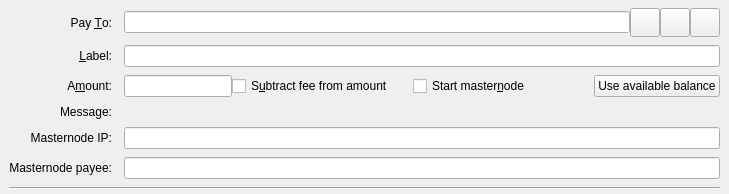
<?xml version="1.0" encoding="UTF-8"?>
<ui version="4.0">
 <class>SendCoinsEntry</class>
 <widget class="QStackedWidget" name="SendCoinsEntry">
  <property name="geometry">
   <rect>
    <x>0</x>
    <y>0</y>
    <width>729</width>
    <height>150</height>
   </rect>
  </property>
  <property name="focusPolicy">
   <enum>Qt::TabFocus</enum>
  </property>
  <property name="autoFillBackground">
   <bool>false</bool>
  </property>
  <widget class="QFrame" name="SendCoins">
   <property name="toolTip">
    <string>This is a normal payment.</string>
   </property>
   <property name="frameShape">
    <enum>QFrame::NoFrame</enum>
   </property>
   <layout class="QGridLayout" name="gridLayout">
    <property name="topMargin">
     <number>8</number>
    </property>
    <property name="bottomMargin">
     <number>4</number>
    </property>
    <property name="horizontalSpacing">
     <number>12</number>
    </property>
    <property name="verticalSpacing">
     <number>8</number>
    </property>
    <item row="0" column="0">
     <widget class="QLabel" name="payToLabel">
      <property name="text">
       <string>Pay &amp;To:</string>
      </property>
      <property name="alignment">
       <set>Qt::AlignRight|Qt::AlignTrailing|Qt::AlignVCenter</set>
      </property>
      <property name="buddy">
       <cstring>payTo</cstring>
      </property>
     </widget>
    </item>
    <item row="0" column="1">
     <layout class="QHBoxLayout" name="payToLayout">
      <property name="spacing">
       <number>0</number>
      </property>
      <item>
       <widget class="QValidatedLineEdit" name="payTo">
        <property name="toolTip">
         <string>The Exosis address to send the payment to</string>
        </property>
       </widget>
      </item>
      <item>
       <widget class="QToolButton" name="addressBookButton">
        <property name="toolTip">
         <string>Choose previously used address</string>
        </property>
        <property name="text">
         <string/>
        </property>
        <property name="icon">
         <iconset resource="../bitcoin.qrc">
          <normaloff>:/icons/address-book</normaloff>:/icons/address-book</iconset>
        </property>
        <property name="iconSize">
         <size>
          <width>22</width>
          <height>22</height>
         </size>
        </property>
        <property name="shortcut">
         <string>Alt+A</string>
        </property>
       </widget>
      </item>
      <item>
       <widget class="QToolButton" name="pasteButton">
        <property name="toolTip">
         <string>Paste address from clipboard</string>
        </property>
        <property name="text">
         <string/>
        </property>
        <property name="icon">
         <iconset resource="../bitcoin.qrc">
          <normaloff>:/icons/editpaste</normaloff>:/icons/editpaste</iconset>
        </property>
        <property name="iconSize">
         <size>
          <width>22</width>
          <height>22</height>
         </size>
        </property>
        <property name="shortcut">
         <string>Alt+P</string>
        </property>
       </widget>
      </item>
      <item>
       <widget class="QToolButton" name="deleteButton">
        <property name="toolTip">
         <string>Remove this entry</string>
        </property>
        <property name="text">
         <string/>
        </property>
        <property name="icon">
         <iconset resource="../bitcoin.qrc">
          <normaloff>:/icons/remove</normaloff>:/icons/remove</iconset>
        </property>
        <property name="iconSize">
         <size>
          <width>22</width>
          <height>22</height>
         </size>
        </property>
       </widget>
      </item>
     </layout>
    </item>
    <item row="1" column="0">
     <widget class="QLabel" name="labellLabel">
      <property name="text">
       <string>&amp;Label:</string>
      </property>
      <property name="alignment">
       <set>Qt::AlignRight|Qt::AlignTrailing|Qt::AlignVCenter</set>
      </property>
      <property name="buddy">
       <cstring>addAsLabel</cstring>
      </property>
     </widget>
    </item>
    <item row="1" column="1">
     <widget class="QLineEdit" name="addAsLabel">
      <property name="toolTip">
       <string>Enter a label for this address to add it to the list of used addresses</string>
      </property>
     </widget>
    </item>
    <item row="2" column="0">
     <widget class="QLabel" name="amountLabel">
      <property name="text">
       <string>A&amp;mount:</string>
      </property>
      <property name="alignment">
       <set>Qt::AlignRight|Qt::AlignTrailing|Qt::AlignVCenter</set>
      </property>
      <property name="buddy">
       <cstring>payAmount</cstring>
      </property>
     </widget>
    </item>
    <item row="2" column="1">
     <layout class="QHBoxLayout" name="horizontalLayoutAmount" stretch="0,1,1,0">
      <item>
       <widget class="BitcoinAmountField" name="payAmount"/>
      </item>
      <item>
       <widget class="QCheckBox" name="checkboxSubtractFeeFromAmount">
        <property name="toolTip">
         <string>The fee will be deducted from the amount being sent. The recipient will receive less exosis than you enter in the amount field. If multiple recipients are selected, the fee is split equally.</string>
        </property>
        <property name="text">
         <string>S&amp;ubtract fee from amount</string>
        </property>
       </widget>
      </item>
      <item>
       <widget class="QCheckBox" name="checkboxStartMasternode">
        <property name="toolTip">
         <string>Collateral will start masternode.</string>
        </property>
        <property name="text">
         <string>Start master&amp;node</string>
        </property>
       </widget>
      </item>
      <item>
       <widget class="QPushButton" name="useAvailableBalanceButton">
        <property name="text">
         <string>Use available balance</string>
        </property>
       </widget>
      </item>
     </layout>
    </item>
    <item row="3" column="0">
     <widget class="QLabel" name="messageLabel">
      <property name="text">
       <string>Message:</string>
      </property>
      <property name="alignment">
       <set>Qt::AlignRight|Qt::AlignTrailing|Qt::AlignVCenter</set>
      </property>
     </widget>
    </item>
    <item row="3" column="1">
     <widget class="QLabel" name="messageTextLabel">
      <property name="toolTip">
       <string>A message that was attached to the exosis: URI which will be stored with the transaction for your reference. Note: This message will not be sent over the Exosis network.</string>
      </property>
      <property name="textFormat">
       <enum>Qt::PlainText</enum>
      </property>
     </widget>
    </item>
    <item row="4" column="0">
     <widget class="QLabel" name="labelMasternodeIP">
      <property name="text">
       <string>Masternode IP:</string>
      </property>
      <property name="alignment">
       <set>Qt::AlignRight|Qt::AlignTrailing|Qt::AlignVCenter</set>
      </property>
      <property name="buddy">
       <cstring>masternodeIP</cstring>
      </property>
     </widget>
    </item>
    <item row="4" column="1">
     <widget class="QValidatedLineEdit" name="masternodeIP">
      <property name="toolTip">
       <string>Enter a masternode IP address.</string>
      </property>
     </widget>
    </item>
    <item row="5" column="0">
     <widget class="QLabel" name="labelMasternodePayee">
      <property name="text">
       <string>Masternode payee:</string>
      </property>
      <property name="alignment">
       <set>Qt::AlignRight|Qt::AlignTrailing|Qt::AlignVCenter</set>
      </property>
      <property name="buddy">
       <cstring>masternodePayee</cstring>
      </property>
     </widget>
    </item>
    <item row="5" column="1">
     <widget class="QValidatedLineEdit" name="masternodePayee">
      <property name="toolTip">
       <string>Enter a masternode payee address or leave empty if same as Pay To address.</string>
      </property>
     </widget>
    </item>
    <item row="6" column="0" colspan="2">
     <widget class="Line" name="line">
      <property name="orientation">
       <enum>Qt::Horizontal</enum>
      </property>
     </widget>
    </item>
   </layout>
  </widget>
  <widget class="QFrame" name="SendCoins_UnauthenticatedPaymentRequest">
   <property name="palette">
    <palette>
     <active>
      <colorrole role="WindowText">
       <brush brushstyle="SolidPattern">
        <color alpha="255">
         <red>0</red>
         <green>0</green>
         <blue>0</blue>
        </color>
       </brush>
      </colorrole>
      <colorrole role="Button">
       <brush brushstyle="SolidPattern">
        <color alpha="255">
         <red>255</red>
         <green>255</green>
         <blue>127</blue>
        </color>
       </brush>
      </colorrole>
      <colorrole role="Light">
       <brush brushstyle="SolidPattern">
        <color alpha="255">
         <red>255</red>
         <green>255</green>
         <blue>255</blue>
        </color>
       </brush>
      </colorrole>
      <colorrole role="Midlight">
       <brush brushstyle="SolidPattern">
        <color alpha="255">
         <red>255</red>
         <green>255</green>
         <blue>191</blue>
        </color>
       </brush>
      </colorrole>
      <colorrole role="Dark">
       <brush brushstyle="SolidPattern">
        <color alpha="255">
         <red>127</red>
         <green>127</green>
         <blue>63</blue>
        </color>
       </brush>
      </colorrole>
      <colorrole role="Mid">
       <brush brushstyle="SolidPattern">
        <color alpha="255">
         <red>170</red>
         <green>170</green>
         <blue>84</blue>
        </color>
       </brush>
      </colorrole>
      <colorrole role="Text">
       <brush brushstyle="SolidPattern">
        <color alpha="255">
         <red>0</red>
         <green>0</green>
         <blue>0</blue>
        </color>
       </brush>
      </colorrole>
      <colorrole role="BrightText">
       <brush brushstyle="SolidPattern">
        <color alpha="255">
         <red>255</red>
         <green>255</green>
         <blue>255</blue>
        </color>
       </brush>
      </colorrole>
      <colorrole role="ButtonText">
       <brush brushstyle="SolidPattern">
        <color alpha="255">
         <red>0</red>
         <green>0</green>
         <blue>0</blue>
        </color>
       </brush>
      </colorrole>
      <colorrole role="Base">
       <brush brushstyle="SolidPattern">
        <color alpha="255">
         <red>255</red>
         <green>255</green>
         <blue>255</blue>
        </color>
       </brush>
      </colorrole>
      <colorrole role="Window">
       <brush brushstyle="SolidPattern">
        <color alpha="255">
         <red>255</red>
         <green>255</green>
         <blue>127</blue>
        </color>
       </brush>
      </colorrole>
      <colorrole role="Shadow">
       <brush brushstyle="SolidPattern">
        <color alpha="255">
         <red>0</red>
         <green>0</green>
         <blue>0</blue>
        </color>
       </brush>
      </colorrole>
      <colorrole role="AlternateBase">
       <brush brushstyle="SolidPattern">
        <color alpha="255">
         <red>255</red>
         <green>255</green>
         <blue>191</blue>
        </color>
       </brush>
      </colorrole>
      <colorrole role="ToolTipBase">
       <brush brushstyle="SolidPattern">
        <color alpha="255">
         <red>255</red>
         <green>255</green>
         <blue>220</blue>
        </color>
       </brush>
      </colorrole>
      <colorrole role="ToolTipText">
       <brush brushstyle="SolidPattern">
        <color alpha="255">
         <red>0</red>
         <green>0</green>
         <blue>0</blue>
        </color>
       </brush>
      </colorrole>
     </active>
     <inactive>
      <colorrole role="WindowText">
       <brush brushstyle="SolidPattern">
        <color alpha="255">
         <red>0</red>
         <green>0</green>
         <blue>0</blue>
        </color>
       </brush>
      </colorrole>
      <colorrole role="Button">
       <brush brushstyle="SolidPattern">
        <color alpha="255">
         <red>255</red>
         <green>255</green>
         <blue>127</blue>
        </color>
       </brush>
      </colorrole>
      <colorrole role="Light">
       <brush brushstyle="SolidPattern">
        <color alpha="255">
         <red>255</red>
         <green>255</green>
         <blue>255</blue>
        </color>
       </brush>
      </colorrole>
      <colorrole role="Midlight">
       <brush brushstyle="SolidPattern">
        <color alpha="255">
         <red>255</red>
         <green>255</green>
         <blue>191</blue>
        </color>
       </brush>
      </colorrole>
      <colorrole role="Dark">
       <brush brushstyle="SolidPattern">
        <color alpha="255">
         <red>127</red>
         <green>127</green>
         <blue>63</blue>
        </color>
       </brush>
      </colorrole>
      <colorrole role="Mid">
       <brush brushstyle="SolidPattern">
        <color alpha="255">
         <red>170</red>
         <green>170</green>
         <blue>84</blue>
        </color>
       </brush>
      </colorrole>
      <colorrole role="Text">
       <brush brushstyle="SolidPattern">
        <color alpha="255">
         <red>0</red>
         <green>0</green>
         <blue>0</blue>
        </color>
       </brush>
      </colorrole>
      <colorrole role="BrightText">
       <brush brushstyle="SolidPattern">
        <color alpha="255">
         <red>255</red>
         <green>255</green>
         <blue>255</blue>
        </color>
       </brush>
      </colorrole>
      <colorrole role="ButtonText">
       <brush brushstyle="SolidPattern">
        <color alpha="255">
         <red>0</red>
         <green>0</green>
         <blue>0</blue>
        </color>
       </brush>
      </colorrole>
      <colorrole role="Base">
       <brush brushstyle="SolidPattern">
        <color alpha="255">
         <red>255</red>
         <green>255</green>
         <blue>255</blue>
        </color>
       </brush>
      </colorrole>
      <colorrole role="Window">
       <brush brushstyle="SolidPattern">
        <color alpha="255">
         <red>255</red>
         <green>255</green>
         <blue>127</blue>
        </color>
       </brush>
      </colorrole>
      <colorrole role="Shadow">
       <brush brushstyle="SolidPattern">
        <color alpha="255">
         <red>0</red>
         <green>0</green>
         <blue>0</blue>
        </color>
       </brush>
      </colorrole>
      <colorrole role="AlternateBase">
       <brush brushstyle="SolidPattern">
        <color alpha="255">
         <red>255</red>
         <green>255</green>
         <blue>191</blue>
        </color>
       </brush>
      </colorrole>
      <colorrole role="ToolTipBase">
       <brush brushstyle="SolidPattern">
        <color alpha="255">
         <red>255</red>
         <green>255</green>
         <blue>220</blue>
        </color>
       </brush>
      </colorrole>
      <colorrole role="ToolTipText">
       <brush brushstyle="SolidPattern">
        <color alpha="255">
         <red>0</red>
         <green>0</green>
         <blue>0</blue>
        </color>
       </brush>
      </colorrole>
     </inactive>
     <disabled>
      <colorrole role="WindowText">
       <brush brushstyle="SolidPattern">
        <color alpha="255">
         <red>127</red>
         <green>127</green>
         <blue>63</blue>
        </color>
       </brush>
      </colorrole>
      <colorrole role="Button">
       <brush brushstyle="SolidPattern">
        <color alpha="255">
         <red>255</red>
         <green>255</green>
         <blue>127</blue>
        </color>
       </brush>
      </colorrole>
      <colorrole role="Light">
       <brush brushstyle="SolidPattern">
        <color alpha="255">
         <red>255</red>
         <green>255</green>
         <blue>255</blue>
        </color>
       </brush>
      </colorrole>
      <colorrole role="Midlight">
       <brush brushstyle="SolidPattern">
        <color alpha="255">
         <red>255</red>
         <green>255</green>
         <blue>191</blue>
        </color>
       </brush>
      </colorrole>
      <colorrole role="Dark">
       <brush brushstyle="SolidPattern">
        <color alpha="255">
         <red>127</red>
         <green>127</green>
         <blue>63</blue>
        </color>
       </brush>
      </colorrole>
      <colorrole role="Mid">
       <brush brushstyle="SolidPattern">
        <color alpha="255">
         <red>170</red>
         <green>170</green>
         <blue>84</blue>
        </color>
       </brush>
      </colorrole>
      <colorrole role="Text">
       <brush brushstyle="SolidPattern">
        <color alpha="255">
         <red>127</red>
         <green>127</green>
         <blue>63</blue>
        </color>
       </brush>
      </colorrole>
      <colorrole role="BrightText">
       <brush brushstyle="SolidPattern">
        <color alpha="255">
         <red>255</red>
         <green>255</green>
         <blue>255</blue>
        </color>
       </brush>
      </colorrole>
      <colorrole role="ButtonText">
       <brush brushstyle="SolidPattern">
        <color alpha="255">
         <red>127</red>
         <green>127</green>
         <blue>63</blue>
        </color>
       </brush>
      </colorrole>
      <colorrole role="Base">
       <brush brushstyle="SolidPattern">
        <color alpha="255">
         <red>255</red>
         <green>255</green>
         <blue>127</blue>
        </color>
       </brush>
      </colorrole>
      <colorrole role="Window">
       <brush brushstyle="SolidPattern">
        <color alpha="255">
         <red>255</red>
         <green>255</green>
         <blue>127</blue>
        </color>
       </brush>
      </colorrole>
      <colorrole role="Shadow">
       <brush brushstyle="SolidPattern">
        <color alpha="255">
         <red>0</red>
         <green>0</green>
         <blue>0</blue>
        </color>
       </brush>
      </colorrole>
      <colorrole role="AlternateBase">
       <brush brushstyle="SolidPattern">
        <color alpha="255">
         <red>255</red>
         <green>255</green>
         <blue>127</blue>
        </color>
       </brush>
      </colorrole>
      <colorrole role="ToolTipBase">
       <brush brushstyle="SolidPattern">
        <color alpha="255">
         <red>255</red>
         <green>255</green>
         <blue>220</blue>
        </color>
       </brush>
      </colorrole>
      <colorrole role="ToolTipText">
       <brush brushstyle="SolidPattern">
        <color alpha="255">
         <red>0</red>
         <green>0</green>
         <blue>0</blue>
        </color>
       </brush>
      </colorrole>
     </disabled>
    </palette>
   </property>
   <property name="toolTip">
    <string>This is an unauthenticated payment request.</string>
   </property>
   <property name="autoFillBackground">
    <bool>true</bool>
   </property>
   <property name="frameShape">
    <enum>QFrame::NoFrame</enum>
   </property>
   <layout class="QGridLayout" name="gridLayout_is">
    <property name="spacing">
     <number>12</number>
    </property>
    <item row="0" column="0">
     <widget class="QLabel" name="payToLabel_is">
      <property name="text">
       <string>Pay To:</string>
      </property>
      <property name="alignment">
       <set>Qt::AlignRight|Qt::AlignTrailing|Qt::AlignVCenter</set>
      </property>
     </widget>
    </item>
    <item row="0" column="1">
     <layout class="QHBoxLayout" name="payToLayout_is">
      <property name="spacing">
       <number>0</number>
      </property>
      <item>
       <widget class="QLabel" name="payTo_is"/>
      </item>
      <item>
       <widget class="QToolButton" name="deleteButton_is">
        <property name="toolTip">
         <string>Remove this entry</string>
        </property>
        <property name="text">
         <string/>
        </property>
        <property name="icon">
         <iconset resource="../bitcoin.qrc">
          <normaloff>:/icons/remove</normaloff>:/icons/remove</iconset>
        </property>
       </widget>
      </item>
     </layout>
    </item>
    <item row="1" column="0">
     <widget class="QLabel" name="memoLabel_is">
      <property name="text">
       <string>Memo:</string>
      </property>
      <property name="alignment">
       <set>Qt::AlignRight|Qt::AlignTrailing|Qt::AlignVCenter</set>
      </property>
     </widget>
    </item>
    <item row="1" column="1">
     <widget class="QLabel" name="memoTextLabel_is">
      <property name="textFormat">
       <enum>Qt::PlainText</enum>
      </property>
     </widget>
    </item>
    <item row="2" column="0">
     <widget class="QLabel" name="amountLabel_is">
      <property name="text">
       <string>A&amp;mount:</string>
      </property>
      <property name="alignment">
       <set>Qt::AlignRight|Qt::AlignTrailing|Qt::AlignVCenter</set>
      </property>
      <property name="buddy">
       <cstring>payAmount_is</cstring>
      </property>
     </widget>
    </item>
    <item row="2" column="1">
     <widget class="BitcoinAmountField" name="payAmount_is">
      <property name="acceptDrops">
       <bool>false</bool>
      </property>
     </widget>
    </item>
   </layout>
  </widget>
  <widget class="QFrame" name="SendCoins_AuthenticatedPaymentRequest">
   <property name="palette">
    <palette>
     <active>
      <colorrole role="WindowText">
       <brush brushstyle="SolidPattern">
        <color alpha="255">
         <red>0</red>
         <green>0</green>
         <blue>0</blue>
        </color>
       </brush>
      </colorrole>
      <colorrole role="Button">
       <brush brushstyle="SolidPattern">
        <color alpha="255">
         <red>140</red>
         <green>232</green>
         <blue>119</blue>
        </color>
       </brush>
      </colorrole>
      <colorrole role="Light">
       <brush brushstyle="SolidPattern">
        <color alpha="255">
         <red>230</red>
         <green>255</green>
         <blue>224</blue>
        </color>
       </brush>
      </colorrole>
      <colorrole role="Midlight">
       <brush brushstyle="SolidPattern">
        <color alpha="255">
         <red>185</red>
         <green>243</green>
         <blue>171</blue>
        </color>
       </brush>
      </colorrole>
      <colorrole role="Dark">
       <brush brushstyle="SolidPattern">
        <color alpha="255">
         <red>70</red>
         <green>116</green>
         <blue>59</blue>
        </color>
       </brush>
      </colorrole>
      <colorrole role="Mid">
       <brush brushstyle="SolidPattern">
        <color alpha="255">
         <red>93</red>
         <green>155</green>
         <blue>79</blue>
        </color>
       </brush>
      </colorrole>
      <colorrole role="Text">
       <brush brushstyle="SolidPattern">
        <color alpha="255">
         <red>0</red>
         <green>0</green>
         <blue>0</blue>
        </color>
       </brush>
      </colorrole>
      <colorrole role="BrightText">
       <brush brushstyle="SolidPattern">
        <color alpha="255">
         <red>155</red>
         <green>255</green>
         <blue>147</blue>
        </color>
       </brush>
      </colorrole>
      <colorrole role="ButtonText">
       <brush brushstyle="SolidPattern">
        <color alpha="255">
         <red>0</red>
         <green>0</green>
         <blue>0</blue>
        </color>
       </brush>
      </colorrole>
      <colorrole role="Base">
       <brush brushstyle="SolidPattern">
        <color alpha="255">
         <red>119</red>
         <green>255</green>
         <blue>233</blue>
        </color>
       </brush>
      </colorrole>
      <colorrole role="Window">
       <brush brushstyle="SolidPattern">
        <color alpha="255">
         <red>140</red>
         <green>232</green>
         <blue>119</blue>
        </color>
       </brush>
      </colorrole>
      <colorrole role="Shadow">
       <brush brushstyle="SolidPattern">
        <color alpha="255">
         <red>0</red>
         <green>0</green>
         <blue>0</blue>
        </color>
       </brush>
      </colorrole>
      <colorrole role="AlternateBase">
       <brush brushstyle="SolidPattern">
        <color alpha="255">
         <red>197</red>
         <green>243</green>
         <blue>187</blue>
        </color>
       </brush>
      </colorrole>
      <colorrole role="NoRole">
       <brush brushstyle="SolidPattern">
        <color alpha="255">
         <red>125</red>
         <green>194</green>
         <blue>122</blue>
        </color>
       </brush>
      </colorrole>
      <colorrole role="ToolTipBase">
       <brush brushstyle="SolidPattern">
        <color alpha="255">
         <red>255</red>
         <green>255</green>
         <blue>220</blue>
        </color>
       </brush>
      </colorrole>
      <colorrole role="ToolTipText">
       <brush brushstyle="SolidPattern">
        <color alpha="255">
         <red>0</red>
         <green>0</green>
         <blue>0</blue>
        </color>
       </brush>
      </colorrole>
     </active>
     <inactive>
      <colorrole role="WindowText">
       <brush brushstyle="SolidPattern">
        <color alpha="255">
         <red>0</red>
         <green>0</green>
         <blue>0</blue>
        </color>
       </brush>
      </colorrole>
      <colorrole role="Button">
       <brush brushstyle="SolidPattern">
        <color alpha="255">
         <red>140</red>
         <green>232</green>
         <blue>119</blue>
        </color>
       </brush>
      </colorrole>
      <colorrole role="Light">
       <brush brushstyle="SolidPattern">
        <color alpha="255">
         <red>230</red>
         <green>255</green>
         <blue>224</blue>
        </color>
       </brush>
      </colorrole>
      <colorrole role="Midlight">
       <brush brushstyle="SolidPattern">
        <color alpha="255">
         <red>185</red>
         <green>243</green>
         <blue>171</blue>
        </color>
       </brush>
      </colorrole>
      <colorrole role="Dark">
       <brush brushstyle="SolidPattern">
        <color alpha="255">
         <red>70</red>
         <green>116</green>
         <blue>59</blue>
        </color>
       </brush>
      </colorrole>
      <colorrole role="Mid">
       <brush brushstyle="SolidPattern">
        <color alpha="255">
         <red>93</red>
         <green>155</green>
         <blue>79</blue>
        </color>
       </brush>
      </colorrole>
      <colorrole role="Text">
       <brush brushstyle="SolidPattern">
        <color alpha="255">
         <red>0</red>
         <green>0</green>
         <blue>0</blue>
        </color>
       </brush>
      </colorrole>
      <colorrole role="BrightText">
       <brush brushstyle="SolidPattern">
        <color alpha="255">
         <red>155</red>
         <green>255</green>
         <blue>147</blue>
        </color>
       </brush>
      </colorrole>
      <colorrole role="ButtonText">
       <brush brushstyle="SolidPattern">
        <color alpha="255">
         <red>0</red>
         <green>0</green>
         <blue>0</blue>
        </color>
       </brush>
      </colorrole>
      <colorrole role="Base">
       <brush brushstyle="SolidPattern">
        <color alpha="255">
         <red>119</red>
         <green>255</green>
         <blue>233</blue>
        </color>
       </brush>
      </colorrole>
      <colorrole role="Window">
       <brush brushstyle="SolidPattern">
        <color alpha="255">
         <red>140</red>
         <green>232</green>
         <blue>119</blue>
        </color>
       </brush>
      </colorrole>
      <colorrole role="Shadow">
       <brush brushstyle="SolidPattern">
        <color alpha="255">
         <red>0</red>
         <green>0</green>
         <blue>0</blue>
        </color>
       </brush>
      </colorrole>
      <colorrole role="AlternateBase">
       <brush brushstyle="SolidPattern">
        <color alpha="255">
         <red>197</red>
         <green>243</green>
         <blue>187</blue>
        </color>
       </brush>
      </colorrole>
      <colorrole role="NoRole">
       <brush brushstyle="SolidPattern">
        <color alpha="255">
         <red>125</red>
         <green>194</green>
         <blue>122</blue>
        </color>
       </brush>
      </colorrole>
      <colorrole role="ToolTipBase">
       <brush brushstyle="SolidPattern">
        <color alpha="255">
         <red>255</red>
         <green>255</green>
         <blue>220</blue>
        </color>
       </brush>
      </colorrole>
      <colorrole role="ToolTipText">
       <brush brushstyle="SolidPattern">
        <color alpha="255">
         <red>0</red>
         <green>0</green>
         <blue>0</blue>
        </color>
       </brush>
      </colorrole>
     </inactive>
     <disabled>
      <colorrole role="WindowText">
       <brush brushstyle="SolidPattern">
        <color alpha="255">
         <red>70</red>
         <green>116</green>
         <blue>59</blue>
        </color>
       </brush>
      </colorrole>
      <colorrole role="Button">
       <brush brushstyle="SolidPattern">
        <color alpha="255">
         <red>140</red>
         <green>232</green>
         <blue>119</blue>
        </color>
       </brush>
      </colorrole>
      <colorrole role="Light">
       <brush brushstyle="SolidPattern">
        <color alpha="255">
         <red>230</red>
         <green>255</green>
         <blue>224</blue>
        </color>
       </brush>
      </colorrole>
      <colorrole role="Midlight">
       <brush brushstyle="SolidPattern">
        <color alpha="255">
         <red>185</red>
         <green>243</green>
         <blue>171</blue>
        </color>
       </brush>
      </colorrole>
      <colorrole role="Dark">
       <brush brushstyle="SolidPattern">
        <color alpha="255">
         <red>70</red>
         <green>116</green>
         <blue>59</blue>
        </color>
       </brush>
      </colorrole>
      <colorrole role="Mid">
       <brush brushstyle="SolidPattern">
        <color alpha="255">
         <red>93</red>
         <green>155</green>
         <blue>79</blue>
        </color>
       </brush>
      </colorrole>
      <colorrole role="Text">
       <brush brushstyle="SolidPattern">
        <color alpha="255">
         <red>70</red>
         <green>116</green>
         <blue>59</blue>
        </color>
       </brush>
      </colorrole>
      <colorrole role="BrightText">
       <brush brushstyle="SolidPattern">
        <color alpha="255">
         <red>155</red>
         <green>255</green>
         <blue>147</blue>
        </color>
       </brush>
      </colorrole>
      <colorrole role="ButtonText">
       <brush brushstyle="SolidPattern">
        <color alpha="255">
         <red>70</red>
         <green>116</green>
         <blue>59</blue>
        </color>
       </brush>
      </colorrole>
      <colorrole role="Base">
       <brush brushstyle="SolidPattern">
        <color alpha="255">
         <red>140</red>
         <green>232</green>
         <blue>119</blue>
        </color>
       </brush>
      </colorrole>
      <colorrole role="Window">
       <brush brushstyle="SolidPattern">
        <color alpha="255">
         <red>140</red>
         <green>232</green>
         <blue>119</blue>
        </color>
       </brush>
      </colorrole>
      <colorrole role="Shadow">
       <brush brushstyle="SolidPattern">
        <color alpha="255">
         <red>0</red>
         <green>0</green>
         <blue>0</blue>
        </color>
       </brush>
      </colorrole>
      <colorrole role="AlternateBase">
       <brush brushstyle="SolidPattern">
        <color alpha="255">
         <red>140</red>
         <green>232</green>
         <blue>119</blue>
        </color>
       </brush>
      </colorrole>
      <colorrole role="NoRole">
       <brush brushstyle="SolidPattern">
        <color alpha="255">
         <red>125</red>
         <green>194</green>
         <blue>122</blue>
        </color>
       </brush>
      </colorrole>
      <colorrole role="ToolTipBase">
       <brush brushstyle="SolidPattern">
        <color alpha="255">
         <red>255</red>
         <green>255</green>
         <blue>220</blue>
        </color>
       </brush>
      </colorrole>
      <colorrole role="ToolTipText">
       <brush brushstyle="SolidPattern">
        <color alpha="255">
         <red>0</red>
         <green>0</green>
         <blue>0</blue>
        </color>
       </brush>
      </colorrole>
     </disabled>
    </palette>
   </property>
   <property name="toolTip">
    <string>This is an authenticated payment request.</string>
   </property>
   <property name="autoFillBackground">
    <bool>true</bool>
   </property>
   <property name="frameShape">
    <enum>QFrame::NoFrame</enum>
   </property>
   <layout class="QGridLayout" name="gridLayout_s">
    <property name="spacing">
     <number>12</number>
    </property>
    <item row="0" column="0">
     <widget class="QLabel" name="payToLabel_s">
      <property name="text">
       <string>Pay To:</string>
      </property>
      <property name="alignment">
       <set>Qt::AlignRight|Qt::AlignTrailing|Qt::AlignVCenter</set>
      </property>
     </widget>
    </item>
    <item row="0" column="1">
     <layout class="QHBoxLayout" name="payToLayout_s">
      <property name="spacing">
       <number>0</number>
      </property>
      <item>
       <widget class="QLabel" name="payTo_s">
        <property name="textFormat">
         <enum>Qt::PlainText</enum>
        </property>
       </widget>
      </item>
      <item>
       <widget class="QToolButton" name="deleteButton_s">
        <property name="toolTip">
         <string>Remove this entry</string>
        </property>
        <property name="text">
         <string/>
        </property>
        <property name="icon">
         <iconset resource="../bitcoin.qrc">
          <normaloff>:/icons/remove</normaloff>:/icons/remove</iconset>
        </property>
       </widget>
      </item>
     </layout>
    </item>
    <item row="1" column="0">
     <widget class="QLabel" name="memoLabel_s">
      <property name="text">
       <string>Memo:</string>
      </property>
      <property name="alignment">
       <set>Qt::AlignRight|Qt::AlignTrailing|Qt::AlignVCenter</set>
      </property>
     </widget>
    </item>
    <item row="1" column="1">
     <widget class="QLabel" name="memoTextLabel_s">
      <property name="textFormat">
       <enum>Qt::PlainText</enum>
      </property>
     </widget>
    </item>
    <item row="2" column="0">
     <widget class="QLabel" name="amountLabel_s">
      <property name="text">
       <string>A&amp;mount:</string>
      </property>
      <property name="alignment">
       <set>Qt::AlignRight|Qt::AlignTrailing|Qt::AlignVCenter</set>
      </property>
      <property name="buddy">
       <cstring>payAmount_s</cstring>
      </property>
     </widget>
    </item>
    <item row="2" column="1">
     <widget class="BitcoinAmountField" name="payAmount_s">
      <property name="acceptDrops">
       <bool>false</bool>
      </property>
     </widget>
    </item>
   </layout>
  </widget>
 </widget>
 <customwidgets>
  <customwidget>
   <class>QValidatedLineEdit</class>
   <extends>QLineEdit</extends>
   <header>qt/qvalidatedlineedit.h</header>
  </customwidget>
  <customwidget>
   <class>BitcoinAmountField</class>
   <extends>QLineEdit</extends>
   <header>qt/bitcoinamountfield.h</header>
  </customwidget>
 </customwidgets>
 <tabstops>
  <tabstop>payTo</tabstop>
  <tabstop>addressBookButton</tabstop>
  <tabstop>pasteButton</tabstop>
  <tabstop>deleteButton</tabstop>
  <tabstop>addAsLabel</tabstop>
  <tabstop>payAmount</tabstop>
  <tabstop>payAmount_is</tabstop>
  <tabstop>deleteButton_is</tabstop>
  <tabstop>payAmount_s</tabstop>
  <tabstop>deleteButton_s</tabstop>
 </tabstops>
 <resources>
  <include location="../bitcoin.qrc"/>
 </resources>
 <connections/>
</ui>
